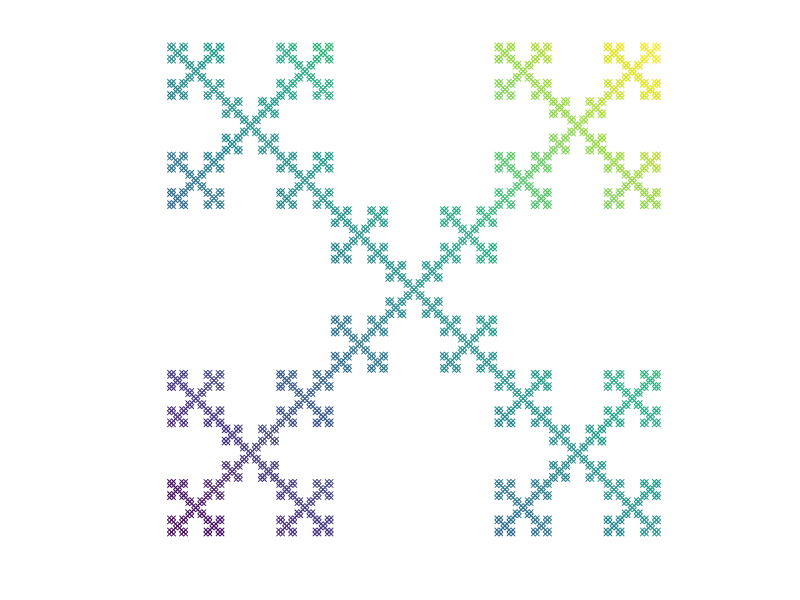

MATLAB code for this plot: (Note: this script raises an error after producing the figure.)
k=logical([1 0 1;0 1 0;1 0 1]);
for n=1:4
     b=logical(zeros(3^n));   
     k=[k b k;b k b;k b k];     
end

[mm,nn]=size(k);
[m,n]=find(k==1);
h=scatter(m,n,10,(m+n));
set(h,'marker','x')
axis equal off,
colormap hsv(256)